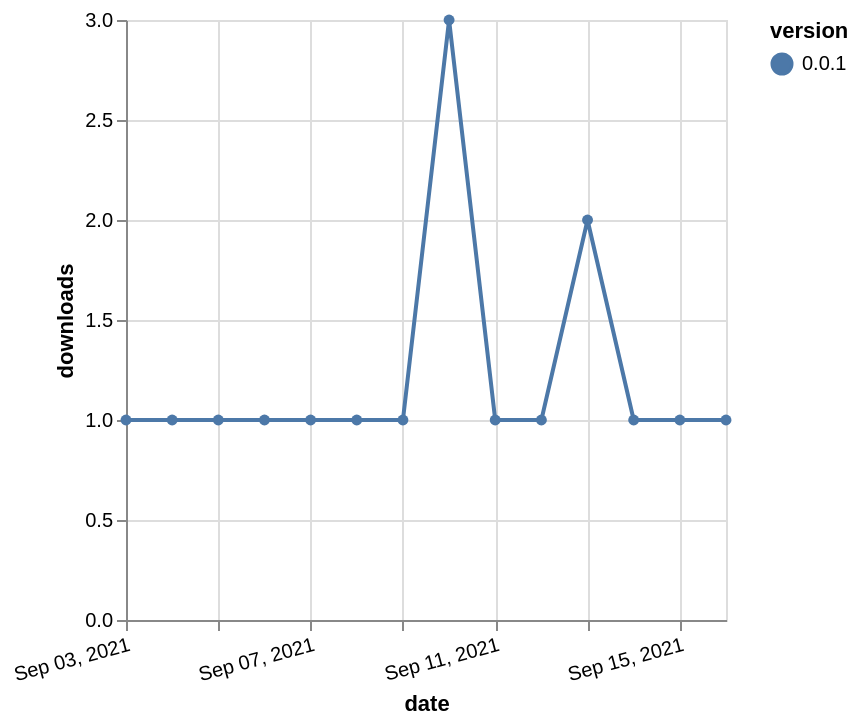

Specify this chart in Vega-Lite:
### Vega-Lite specification from a JSON file in a GitHub repository (floating-point values rounded to 4 significant figures)
{"$schema": "https://vega.github.io/schema/vega-lite/v5.json", "description": "A simple bar chart with embedded data.", "data": {"values": [{"date": "2021-09-03", "total": 241, "delta": 1, "version": "0.0.1"}, {"date": "2021-09-04", "total": 242, "delta": 1, "version": "0.0.1"}, {"date": "2021-09-05", "total": 243, "delta": 1, "version": "0.0.1"}, {"date": "2021-09-06", "total": 244, "delta": 1, "version": "0.0.1"}, {"date": "2021-09-07", "total": 245, "delta": 1, "version": "0.0.1"}, {"date": "2021-09-08", "total": 246, "delta": 1, "version": "0.0.1"}, {"date": "2021-09-09", "total": 247, "delta": 1, "version": "0.0.1"}, {"date": "2021-09-10", "total": 250, "delta": 3, "version": "0.0.1"}, {"date": "2021-09-11", "total": 251, "delta": 1, "version": "0.0.1"}, {"date": "2021-09-12", "total": 252, "delta": 1, "version": "0.0.1"}, {"date": "2021-09-13", "total": 254, "delta": 2, "version": "0.0.1"}, {"date": "2021-09-14", "total": 255, "delta": 1, "version": "0.0.1"}, {"date": "2021-09-15", "total": 256, "delta": 1, "version": "0.0.1"}, {"date": "2021-09-16", "total": 257, "delta": 1, "version": "0.0.1"}]}, "width": "container", "mark": {"type": "line", "point": {"filled": true}}, "encoding": {"x": {"field": "date", "type": "temporal", "timeUnit": "yearmonthdate", "title": "date", "axis": {"labelAngle": -15}}, "y": {"field": "delta", "type": "quantitative", "title": "downloads"}, "color": {"field": "version", "type": "nominal"}, "tooltip": {"field": "delta"}}}
